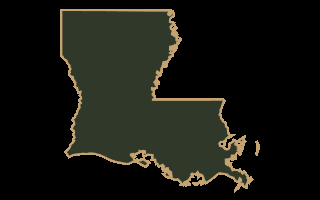
#> input picture apps/mobile/assets/onboarding-states/LA.png, 320 x 200 px
$ python -i prepare.py   (imports and definitions only)
#> lines starting #> are read from the running program, lines starting #| are printed output that depends on the picture
"""Offline, non-generative transparent packshot preparation. No source downloads."""
import argparse
import hashlib
import io
import json
import os
from pathlib import Path
import tempfile
import warnings
from PIL import Image, ImageOps, __version__ as pillow_version

RECIPE = 'rgba-pad-v1'
MAX_BYTES = 25 * 1024 * 1024
MAX_PIXELS = 20_000_000
MAX_EDGE = 12000
FORMATS = {'PNG', 'JPEG', 'WEBP'}

class UnsuitableSource(ValueError):
    """Hold for manual processing; never implies identity or rights approval."""

def external_output(path):
    p = Path(path).resolve()
    repo = Path(__file__).resolve().parents[2]
    if p == repo or repo in p.parents:
        raise ValueError('data outputs must be outside repository')
    return p

# [11 lines left out: function atomic_bytes, not called in this run]

def write_json(path, value):
    atomic_bytes(path, (json.dumps(value, indent=2, sort_keys=True) + '\n').encode('utf-8'))

# [35 lines left out: function load_local, not called in this run]

def prepare(source, output, *, max_bytes=MAX_BYTES, max_pixels=MAX_PIXELS):
    output = external_output(output)
    if Path(source).resolve() == output:
        raise UnsuitableSource('never overwrite source')
    if output.suffix.lower() != '.png':
        raise UnsuitableSource('derivative output must be PNG')
    image, original_hash = load_local(source, max_bytes, max_pixels)
    alpha = image.getchannel('A')
    box = alpha.getbbox()
    if box is None:
        raise UnsuitableSource('empty alpha; manual processing required')
    if alpha.getextrema()[0] != 0:
        raise UnsuitableSource('no fully transparent background; manual masking required, no white stripping')
    # Crop ONLY fully transparent pixels. Never trim a halo, cap, base or label.
    cropped = image.crop(box)
    if min(cropped.size) < 32 or max(cropped.size) < 96:
        raise UnsuitableSource('source too small for label review')
    scale = min(352 / cropped.width, 552 / cropped.height, 1.0)
    size = (max(1, round(cropped.width * scale)), max(1, round(cropped.height * scale)))
    if size != cropped.size:
        cropped = cropped.resize(size, Image.Resampling.LANCZOS)
    result = Image.new('RGBA', (400, 600), (0, 0, 0, 0))
    position = ((400 - size[0]) // 2, 576 - size[1])
    # No alpha mask here: paste RGBA values directly, avoiding alpha squaring.
    result.paste(cropped, position)
    buffer = io.BytesIO()
    result.save(buffer, format='PNG', optimize=False, compress_level=9)
    data = buffer.getvalue()
    processed_hash = hashlib.sha256(data).hexdigest()
    reused = output.is_file() and hashlib.sha256(output.read_bytes()).hexdigest() == processed_hash
    if not reused:
        atomic_bytes(output, data)
    return {'status': 'needs_visual_review', 'rightsStatus': 'unverified', 'identityStatus': 'unreviewed',
            'originalSha256': original_hash, 'processedSha256': processed_hash, 'recipeVersion': RECIPE,
            'pillowVersion': pillow_version, 'width': 400, 'height': 600, 'format': 'PNG',
            'sourceSize': list(image.size), 'alphaCrop': list(box), 'contentSize': list(size),
            'position': list(position), 'bytes': len(data), 'reused': reused,
            'output': str(output), 'warnings': ['Human visual review required; processing does not establish rights or exact identity.']}

# [16 lines left out: function main, not called in this run]

# [2 lines not run here, left out]

>>> import cv2
>>> picture = cv2.imread('../../apps/mobile/assets/onboarding-states/LA.png', cv2.IMREAD_GRAYSCALE)
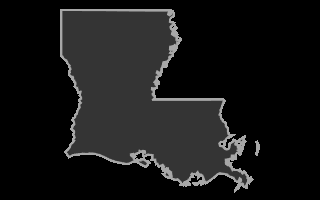
#> picture: shape (200, 320); min 0, max 167, mean 22.2
>>> result = prepare(picture, 'out.png')
#> (the run stopped early here; a loop or call above may not have finished)

$ run again, on apps/mobile/assets/onboarding-states/AK.png
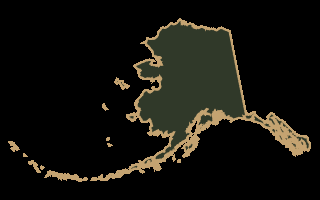
#> input picture apps/mobile/assets/onboarding-states/AK.png, 320 x 200 px
#> `picture = cv2.imread('../../apps/mobile/assets/onboarding-states/LA.pn..`:
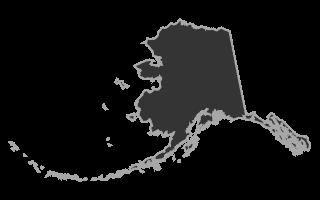
#> picture: shape (200, 320); min 0, max 167, mean 18.1

$ run again, on apps/mobile/assets/onboarding-states/AL.png
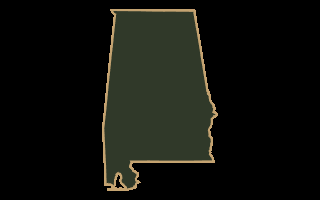
#> input picture apps/mobile/assets/onboarding-states/AL.png, 320 x 200 px
#> `picture = cv2.imread('../../apps/mobile/assets/onboarding-states/LA.pn..`:
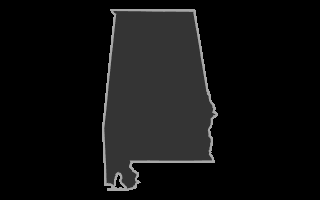
#> picture: shape (200, 320); min 0, max 167, mean 16

$ run again, on apps/mobile/assets/onboarding-states/AR.png
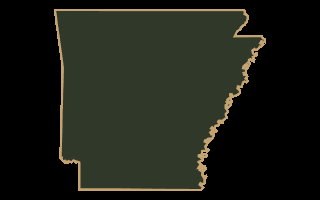
#> input picture apps/mobile/assets/onboarding-states/AR.png, 320 x 200 px
#> `picture = cv2.imread('../../apps/mobile/assets/onboarding-states/LA.pn..`:
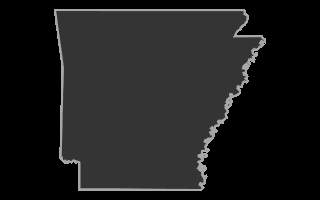
#> picture: shape (200, 320); min 0, max 167, mean 29
